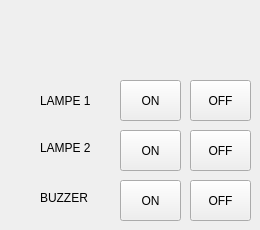
         <widget class="QWidget" name="tab_2">
          <attribute name="title">
           <string>Page</string>
          </attribute>
          <widget class="QPushButton" name="pushButton">
           <property name="geometry">
            <rect>
             <x>120</x>
             <y>80</y>
             <width>61</width>
             <height>41</height>
            </rect>
           </property>
           <property name="text">
            <string>ON</string>
           </property>
          </widget>
          <widget class="QPushButton" name="pushButton_2">
           <property name="geometry">
            <rect>
             <x>190</x>
             <y>80</y>
             <width>61</width>
             <height>41</height>
            </rect>
           </property>
           <property name="text">
            <string>OFF</string>
           </property>
          </widget>
          <widget class="QPushButton" name="pushButton_3">
           <property name="geometry">
            <rect>
             <x>120</x>
             <y>130</y>
             <width>61</width>
             <height>41</height>
            </rect>
           </property>
           <property name="text">
            <string>ON</string>
           </property>
          </widget>
          <widget class="QPushButton" name="pushButton_4">
           <property name="geometry">
            <rect>
             <x>190</x>
             <y>130</y>
             <width>61</width>
             <height>41</height>
            </rect>
           </property>
           <property name="text">
            <string>OFF</string>
           </property>
          </widget>
          <widget class="QLabel" name="label">
           <property name="geometry">
            <rect>
             <x>40</x>
             <y>85</y>
             <width>71</width>
             <height>31</height>
            </rect>
           </property>
           <property name="text">
            <string>LAMPE 1</string>
           </property>
          </widget>
          <widget class="QLabel" name="label_2">
           <property name="geometry">
            <rect>
             <x>40</x>
             <y>140</y>
             <width>61</width>
             <height>16</height>
            </rect>
           </property>
           <property name="text">
            <string>LAMPE 2</string>
           </property>
          </widget>
          <widget class="QLabel" name="label_3">
           <property name="geometry">
            <rect>
             <x>40</x>
             <y>190</y>
             <width>56</width>
             <height>16</height>
            </rect>
           </property>
           <property name="text">
            <string>BUZZER</string>
           </property>
          </widget>
          <widget class="QPushButton" name="pushButton_5">
           <property name="geometry">
            <rect>
             <x>120</x>
             <y>180</y>
             <width>61</width>
             <height>41</height>
            </rect>
           </property>
           <property name="text">
            <string>ON</string>
           </property>
          </widget>
          <widget class="QPushButton" name="pushButton_6">
           <property name="geometry">
            <rect>
             <x>190</x>
             <y>180</y>
             <width>61</width>
             <height>41</height>
            </rect>
           </property>
           <property name="text">
            <string>OFF</string>
           </property>
          </widget>
         </widget>
